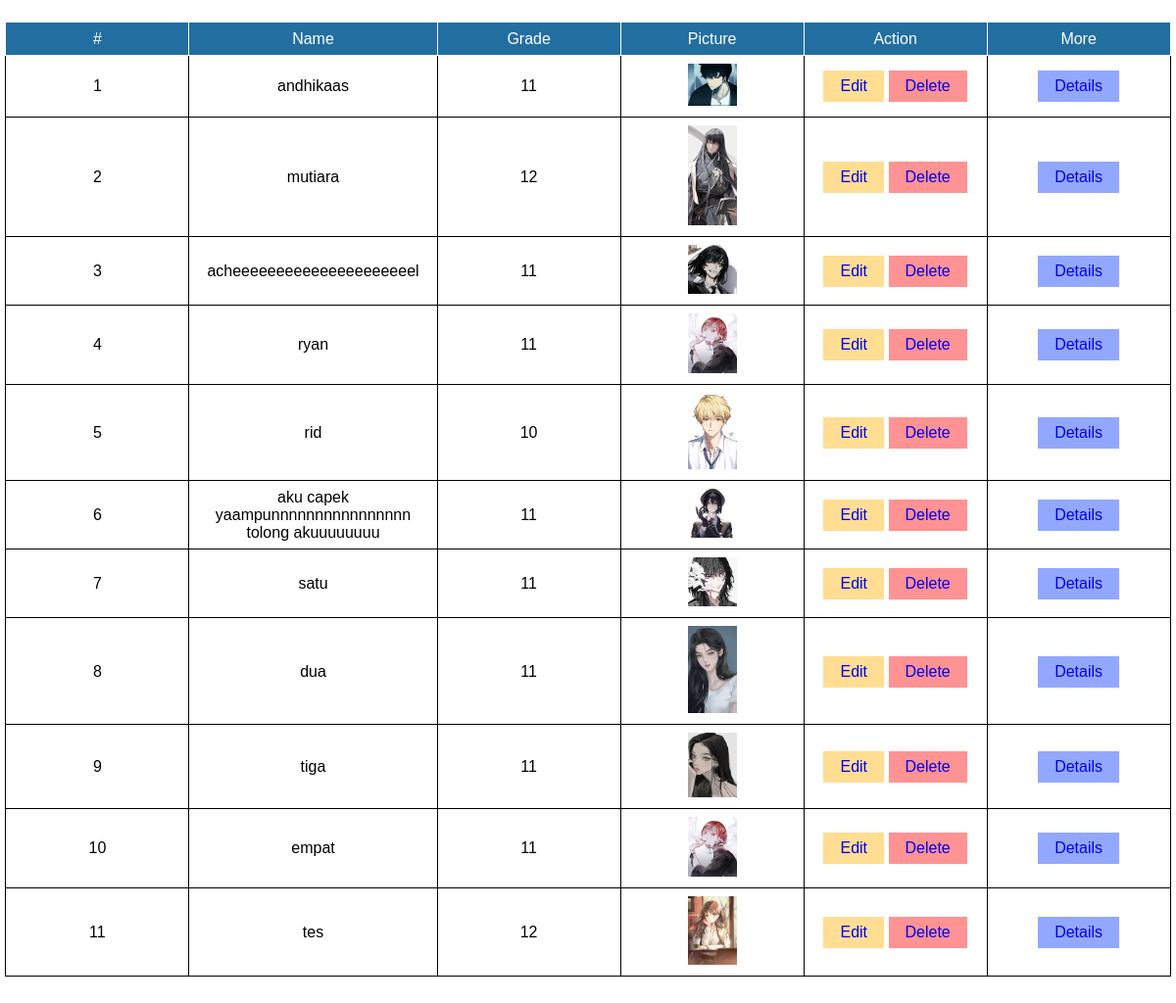
/table.php (signed in), run on the app's committed database.
### tables this page shows
CREATE TABLE `study` (
  `ids` int(11) NOT NULL,
  `name` varchar(50) NOT NULL,
  `email` varchar(255) NOT NULL,
  `address` varchar(255) NOT NULL,
  `grade` varchar(50) NOT NULL,
  `picture` varchar(255) NOT NULL
);

### table.php (the view, shortened to what this page needs)
<?php
  if (isset($_SESSION['id']) && isset($_SESSION['usern'])) {
  $pdo  = pdo_connect_mysql();
  $page = isset($_GET['page']) && is_numeric($_GET['page'])
    ? (int)$_GET['page'] : 1;
  $records_per_page = 100;
  $stmt = $pdo->prepare('SELECT * FROM study ORDER BY ids LIMIT :current_page, :record_per_page');
  $stmt->bindValue(':current_page', ($page-1)*$records_per_page, PDO::PARAM_INT);
  $stmt->bindValue(':record_per_page', $records_per_page, PDO::PARAM_INT);
  $stmt->execute();
  $students = $stmt->fetchAll(PDO::FETCH_ASSOC);
?>
<!DOCTYPE html>
  <html lang="en">
    <head>
      <link rel="stylesheet" href="style.css">
    </head>
    <body class="body__home">
      <div class="container__table">
      <table>
        <thead>
          <tr>
              <td class="number">#</td>
              <td class="email">Name</td>
              <td class="number">Grade</td>
              <td class="number">Picture</td>
              <td class="number">Action</td>
              <td class="number">More</td>
          </tr>
        </thead>
        <tbody>
          <?php
          $index = 1;
          foreach ($students as $student):
          ?>
          <tr>
            <td><?=$index++?></td>
            <td><?=$student['name']?></td>
            <td><?=$student['grade']?></td>
            <td><img src="img/<?=$student['picture']?>"width="50"></td>
            <td>
              <button class="star">
                <a href="update.php?ids=<?=$student['ids']?>" class="">Edit</a>
              </button>
              <button class="stir">
                <a href="delete.php?ids=<?=$student['ids']?>" class="">Delete</a>
              </button>
            </td>
            <td>
              <button class="stor">
                <a href="detail.php?ids=<?=$student['ids']?>" class="">Details</a>
              </button>
            </td>
          </tr>
          <?php endforeach; ?>
        </tbody>
      </table>
      </div>
    </body>
  </html>
  <?php
    } else {
      header("Location: index.php");
      exit();
    }
  ?>

### style.css (style rules this page uses)
body { margin: 0; padding: 0; background: linear-gradient(120deg,#2980b9, #8e44ad); height: 100vh; }
a { text-decoration: none; }
.body__home { display: flex; justify-content: center; align-items: center; min-width: 100vw; min-height: 100vh; font-family: Arial, Helvetica, sans-serif; }
.star { background-color: #ffdd92; border: none; color: white; padding: 7px 17px; text-align: center; text-decoration: none; display: inline-block; font-size: 16px; }
.stir { background-color: #ff9292; border: none; color: white; padding: 7px 17px; text-align: center; text-decoration: none; display: inline-block; font-size: 16px; }
.stor { background-color: #92a8ff; border: none; color: white; padding: 7px 17px; text-align: center; text-decoration: none; display: inline-block; font-size: 16px; }
.container__table { display: flex; flex-direction: column; justify-content: center; gap: 25px; width: 1500px; background: white; border-radius: 10px; box-shadow: 10px 10px 15px rgba(0,0,0,0.05); padding: 24px 12px; }
table { border-collapse: collapse; }
thead { background: #226ea1; color: white; }
td { padding: 12px 18px; }
.number { min-width: 150px; }
.email { min-width: 200px; }

### table.php (style rules this page uses)
table, th, td { border: 1px solid; text-align: center; padding-top: 8px; padding-bottom: 7px; border-collapse: collapse; }

### data on the page
study: name "andhikaas", grade "11", picture (picture)
study: name "mutiara", grade "12", picture (picture)
study: name "acheeeeeeeeeeeeeeeeeeeeel", grade "11", picture (picture)
study: name "ryan", grade "11", picture (picture)
study: name "rid", grade "10", picture (picture)
study: name "aku capek yaampunnnnnnnnnnnnnnnn tolong akuuuuuuuu", grade "11", picture (picture)
study: name "satu", grade "11", picture (picture)
study: name "dua", grade "11", picture (picture)
study: name "tiga", grade "11", picture (picture)
study: name "empat", grade "11", picture (picture)
study: name "tes", grade "12", picture (picture)
